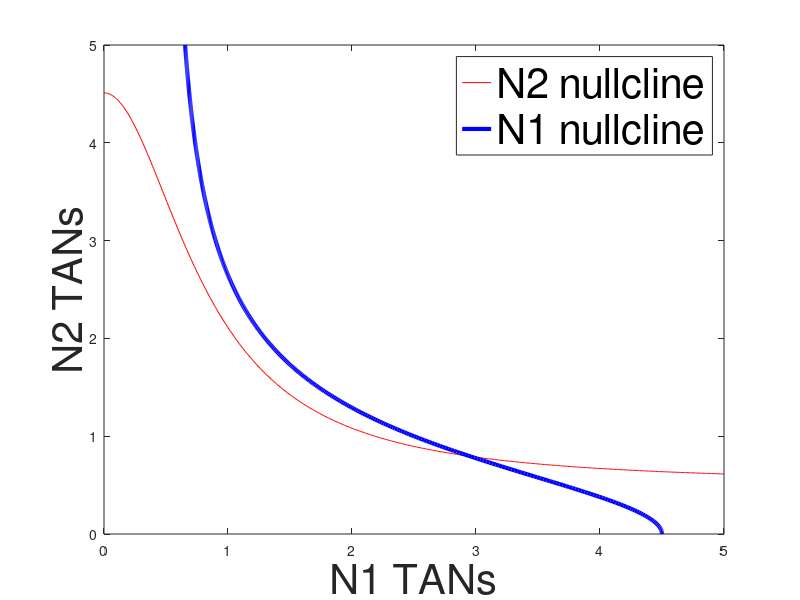

This figure's MATLAB source:
clc; clear; close all;

% log(2)/24 = 0.0289
mu_1 = 0.0289;
mu_2 = 0.0289;

lambda_S = 0.0289;
lambda_6 = 0.000289;
lambda_G = 0.0289;

k_1 = 0.1156;
k_2 = 1;
k_3 = 0.1156;
k_4 = 1;

alpha = 1;
beta = 1.5;

S = 0.5;
G = 0.5;

% N2 nullcline
N1_base = 0:0.01:5;
N2 = (lambda_6+lambda_G*G+k_3*k_4^2./(k_4^2+beta*N1_base.^2))./mu_2;

% N1 nullcline
N2_base = 0:0.01:5;
N1 = (lambda_S*S+k_1*k_2^2./(k_2^2+alpha*N2_base.^2))./mu_1;

% [x, y] = meshgrid(linspace(0, 5, 100), linspace(0, 5, 100));
% 
% dx = lambda_S*S+k_1*k_2^2./(k_2^2+alpha*y.^2)-mu_1*x;
% dy = lambda_6+lambda_G*G+k_3*k_4^2./(k_4^2+beta*x.^2)-mu_2*y;
% 
% norm = sqrt(dx.^2+dy.^2);
% dx_norm = dx./norm;
% dy_norm = dy./norm;

figure(1)
% quiver(x, y, dx_norm, dy_norm)
% hold on
plot(N1_base, N2, 'r', N1, N2_base, 'b', 'linewidth', 3)
xlabel('N1 TANs', 'fontsize', 30)
ylabel('N2 TANs', 'fontsize', 30)
legend({'N2 nullcline', 'N1 nullcline'}, 'fontsize', 30)
